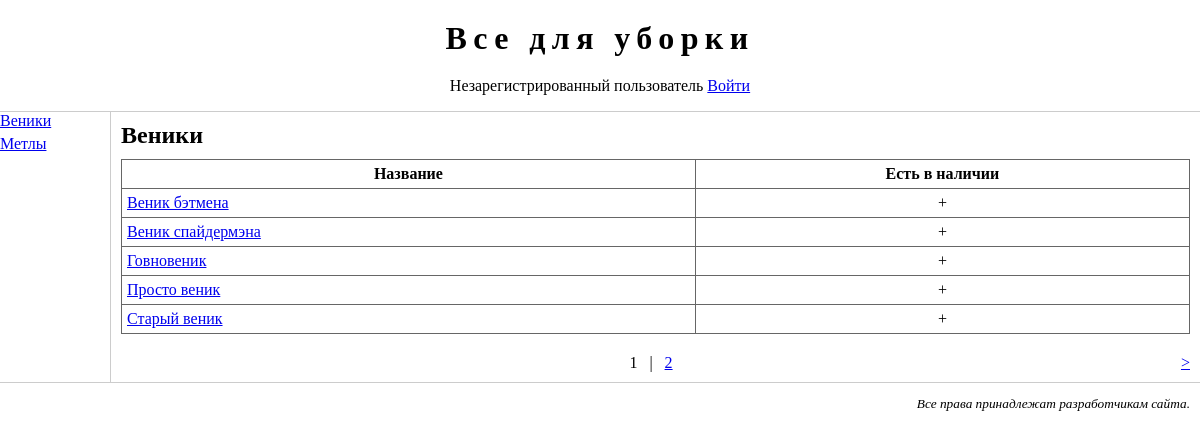
Page /goods/1/ on the earlier database version.
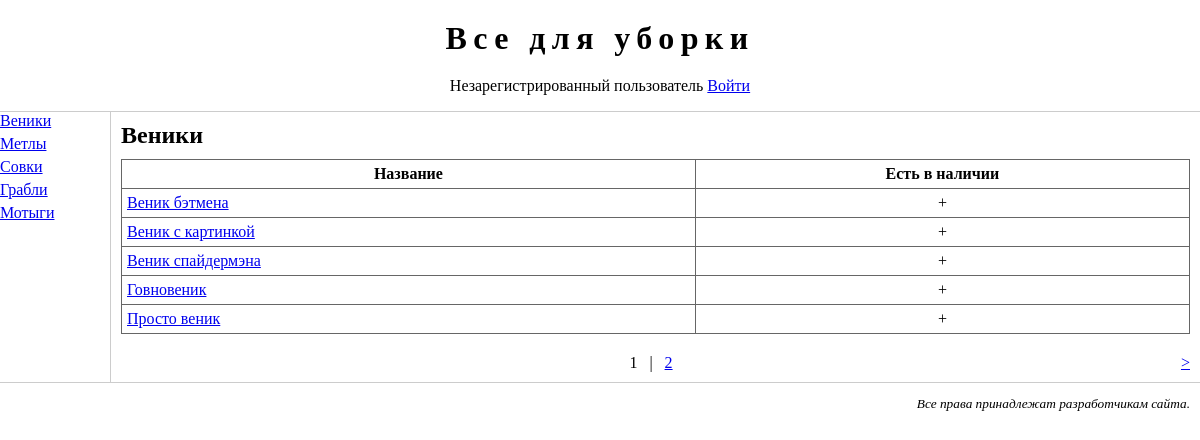
Same page on the later database version.
### firstapp/models.py (models this page shows, shortened)
@python_2_unicode_compatible
class Category(models.Model):
    name = models.CharField(max_length=50, unique=True)
    class Meta:
        verbose_name = "категорию"
        verbose_name_plural = "категории"

@python_2_unicode_compatible
class Good(models.Model):
    name = models.CharField(max_length=50, unique=True)
    description = models.TextField()
    price = models.DecimalField(max_digits=11, decimal_places=2)
    in_stock = models.BooleanField(default=True, db_index=True)
    category = models.ForeignKey(Category, null=True, blank=True, on_delete=models.SET_NULL)
    thumbnail = models.ImageField(upload_to="goods/thumbnails", blank=True, null=True)
    def get_in_stock(self):
        return "+" if self.in_stock else ""
    class Meta:
        ordering = ["-price", "name"]
        unique_together = ("category", "name", "price")
        verbose_name = "товар"
        verbose_name_plural = "товары"

### firstapp/twviews.py (the view)
# urls.py: url(r'^(?:(?P<cat_id>\d+)/)?$', GoodListView.as_view(), name="index"),
class GoodListView(ListView, CategoryContextMixin):
    template_name = "index.html"
    paginate_by = 5
    cat = None
    def get(self, request, *args, **kwargs):
        self.cat = Category.objects.first() if (self.kwargs["cat_id"] is None)\
            else Category.objects.get(pk=self.kwargs["cat_id"])
        return super(GoodListView, self).get(request, *args, **kwargs)
    def get_context_data(self, **kwargs):
        context = super(GoodListView, self).get_context_data(**kwargs)
        context["category"] = self.cat
        return context
    def get_queryset(self):
        return Good.objects.filter(category=self.cat).order_by("name")

### firstapp/twviews.py (called while the page is built)
    def get_context_data(self, **kwargs):
        context = super(CategoryContextMixin, self).get_context_data(**kwargs)
        context["cats"] = Category.objects.all()
        return context

### firstapp/templates/index.html (shortened to what this page needs)
{% extends "base.html" %}
{% block main %}
    <h2>{{ category.name }}</h2>
    <table>
        <tr>
            <th>Название</th>
            <th>Есть в наличии</th>
        </tr>
        {% for good in object_list %}
            <tr>
                <td><a href="{% url 'good' good_id=good.id %}?page={{ page_obj.number }}">{{ good.name }}</a></td>
                <td class="centered">{{ good.get_in_stock }}</td>
            </tr>
        {% endfor %}
    </table>
    {% if paginator.num_pages > 1 %}
        <div id="pagination">
            {% if page_obj.has_next %}
                <div id="next-page"><a href="{% url 'index' cat_id=category.pk %}?page={{ page_obj.next_page_number }}">&gt;</a>
                </div>
            {% endif %}
            <div id="num-pages">
                {% for pn in paginator.page_range %}
                    {% if not forloop.first %}&nbsp;&nbsp;|&nbsp;&nbsp;{% endif %}
                    {% if page_obj.number != pn %}
                        <a href="{% url 'index' cat_id=category.pk %}?page={{ pn }}">{% endif %}
                            {{ pn }}
                    {% if page_obj.number != pn %}</a>{% endif %}
                {% endfor %}
            </div>
        </div>
    {% endif %}
{% endblock %}

### templates/base.html (shortened to what this page needs)
{% load staticfiles %}
<!DOCTYPE html>
<html lang="en">
<head>
    <link type="text/css" href="{% static  "main.css"%}" rel="stylesheet">
</head>
<body>
    <div id="header">
        <h1>Все для уборки</h1>
        <div id="user">
            {% if user.is_authenticated %}
                <p>Вы вошли как: {{ user.get_username }} <a href="{% url 'logout' %}"> Выйти </a></p>
            {% else %}
                <p>Незарегистрированный пользователь <a href="{% url 'login' %}"> Войти </a></p>
            {% endif %}
        </div>
    </div>
{% include "leftmenu.html" %}
    <div id="main">
        {% block main %}
        {% endblock %}
    </div>
    <div id="footer">
        <p>Все права принадлежат разработчикам сайта.</p>
    </div>
</body>
</html>

### templates/leftmenu.html (shortened to what this page needs)
<div id="leftmenu">
   <ul>
        {% for cat in cats %}
            <li><a href="{% url 'index' cat_id=cat.id %}">{{ cat.name }}</a> </li>
        {% endfor %}
    </ul>
</div>

### static/main.css (style rules this page uses)
body { margin: 0px; padding: 0px; }
#header { text-align: center; border-bottom: 1px #cccccc solid; }
#header h1 { margin: 20px 0px 20px 0px; letter-spacing: 0.2em; }
#leftmenu { float: left; width: 100px; padding: 0px; }
#leftmenu ul { margin: 0px; padding: 0px; }
#leftmenu ul li { list-style-type: none; margin-bottom: 5px; }
#main { margin-left: 110px; border-left: 1px #cccccc solid; padding: 10px; }
#main h2 { margin: 0px 0px 10px 0px; }
#main table { width: 100%; border-collapse: collapse; }
#main table td, #main table th { border: 1px #666666 solid; padding: 5px; }
#main table td.centered { text-align: center; }
#footer { text-align: right; border-top: 1px #cccccc solid; padding-right: 10px; }
#footer p { font-size: smaller; font-style: italic; }
#pagination { margin-top: 20px; }
#pagination #num-pages { text-align: center; }
#pagination #next-page { float: right; }

Differences in the rows shown:
no longer on this page (row unchanged): Good: name "Старый веник", get_in_stock "+"
added Category: name "Совки"
added Category: name "Грабли"
added Category: name "Мотыги"
added Good: name "Веник с картинкой", get_in_stock "+"
